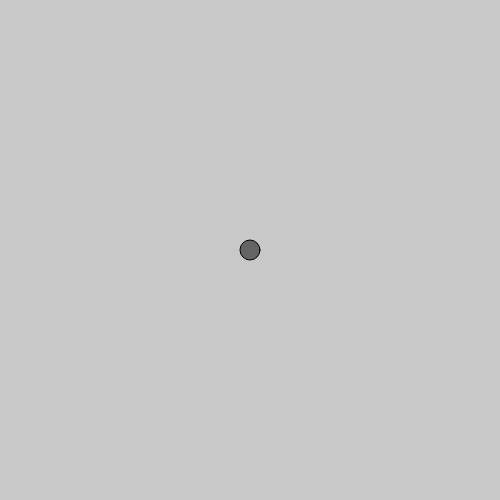
Frame 1 (no input)
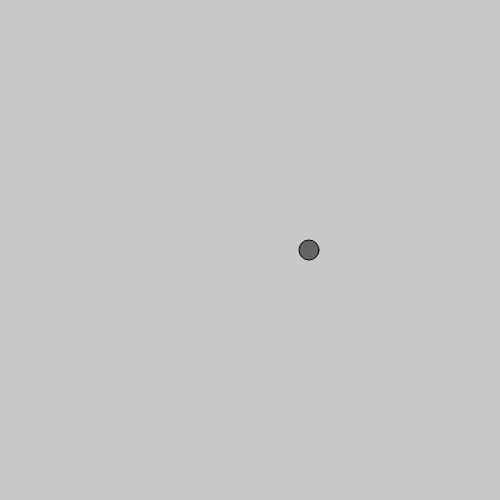
Frame 60 (no input)
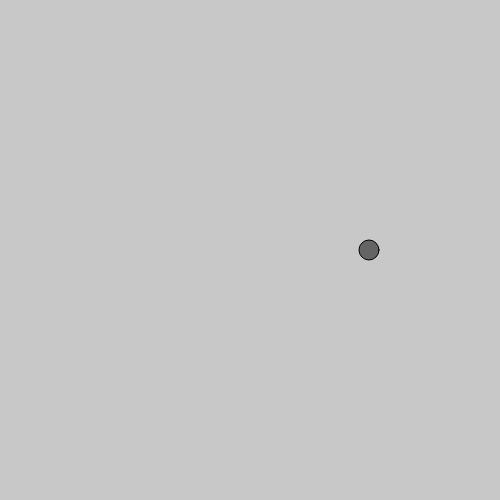
Frame 120 (the mouse pressed at the canvas centre since frame 60)

The p5.js sketch that drew these frames (run headless with seeded random() and noise() and a simulated clock; from frame 60 on, the mouse is pressed at the canvas centre):

// p5.js sketch
// ── sketch.js
var circleX;

function setup() {
  createCanvas(500, 500);
  circleX = 250;
}

function draw() {
  background(200);

  fill(100);
  ellipse(circleX, 250, 20, 20);
  circleX = circleX + 1;
}
